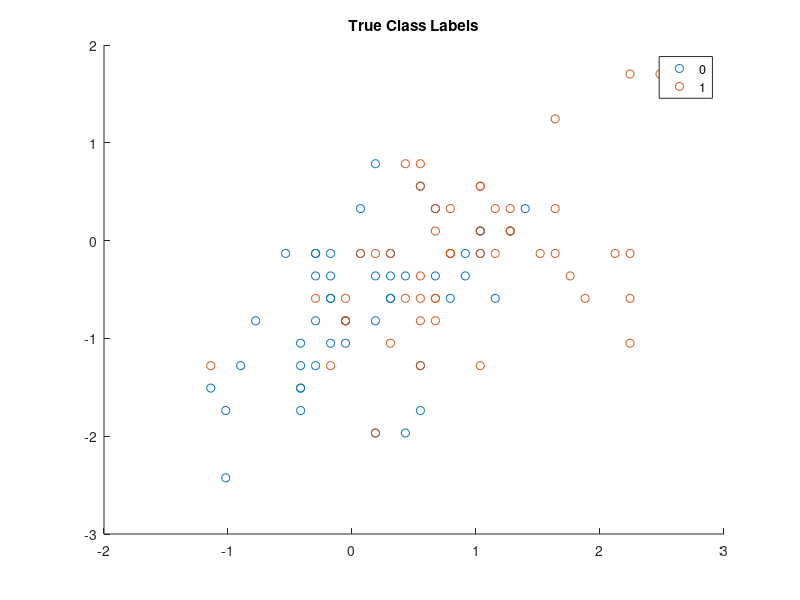

The MATLAB source for this figure: (Note: this script raises an error after producing the figure.)
%% Cell 1: Load some data.
load fisheriris; %Load classic flower dataset.
meas = zscore(meas);
X = meas(:,[1,2]); d = 2;
%X = meas; d = 4;
[sval,~,y]=unique(species);
idx=(y==2)|(y==3);
X = X(idx,:);
y = y(idx,:);
y(y==3)=1; y(y==2)=0;
Xtr = X(1:2:end,:);
Ytr = y(1:2:end); 
Xte = X(2:2:end,:);
Yte = y(2:2:end);

figure(4); clf; gscatter(X(:,1),X(:,2),y);  title('True Class Labels');

lx=-2.5:0.05:2.5;
[LX1,LX2]=meshgrid(lx,lx);                      %Generate a list of every single condition in order to plot the classification space.
LX=[LX1(:),LX2(:)];

%% Cell 2: Train Naive Bayes.
nb = NaiveBayes.fit(Xtr, Ytr, 'Distribution', 'normal');
pTrNB = nb.posterior(Xtr); predTr = pTrNB(:,2)>0.5; fprintf(1,'NB Train acc: %1.2f\n', sum(Ytr==predTr)/numel(Ytr));
pTeNB = nb.posterior(Xte); predTe = pTeNB(:,2)>0.5; fprintf(1,'NB Test  acc: %1.2f\n', sum(Yte==predTe)/numel(Yte));
util_nbVizMulti(lx,LX,nb,Xtr,Ytr,2,0.5);

%% Cell 2B: Train LR.
w0 = zeros(1,size(Xtr,2)+1);
options = optimset('GradObj','on');
f    = @(w) util_lrlik_reg_2c(Ytr, Xtr, w);
[w,fval,eflag,out] = fminunc(f, w0, options);
pTrLR = util_lrclass_2c(Xtr,w); predTr = pTrLR>0.5; fprintf(1,'LR Train acc: %1.2f\n', sum(Ytr==predTr)/numel(Ytr));
pTeLR = util_lrclass_2c(Xte,w); predTe = pTeLR>0.5; fprintf(1,'LR Test acc: %1.2f\n',  sum(Yte==predTe)/numel(Yte));
util_lrViz(lx,LX,w,Xtr,Ytr,2,0.5);             %Visualise the space by coloring the background.

%% Cell 3: Apply trained LR/Naive bayes with different thresholds.
thr = 0.3;      %Try different values here and observe results.
predTr = pTrLR>thr; fprintf(1,'LR Train acc: %1.2f\n', sum(Ytr==predTr)/numel(Ytr));
predTe = pTeLR>thr; fprintf(1,'LR Test acc: %1.2f\n',  sum(Yte==predTe)/numel(Yte));
cmat = confusionmat(Yte,double(predTe))
util_lrViz(lx,LX,w,Xtr,Ytr,2,thr);             %Visualise the space by coloring the background.

predTr = pTrNB(:,2)>thr; fprintf(1,'NB Train acc: %1.2f\n', sum(Ytr==predTr)/numel(Ytr));
predTe = pTeNB(:,2)>thr; fprintf(1,'NB Test  acc: %1.2f\n', sum(Yte==predTe)/numel(Yte));
cmat = confusionmat(Yte,double(predTe))
util_nbVizMulti(lx,LX,nb,Xtr,Ytr,2,thr);

%% Cell 4;
% This code computes the confusion matrix, and TPR/FPR for NB and LR/MaxEnt.
% Add a loop over threshold to try a whole bunch of thresholds, and plot fpr against tpr to generate an roc curve.
thr = 0.25;
predTr = pTrLR>thr; fprintf(1,'LR Train acc: %1.2f\n', sum(Ytr==predTr)/numel(Ytr));
predTe = pTeLR>thr; fprintf(1,'LR Test acc: %1.2f\n',  sum(Yte==predTe)/numel(Yte));
cmat = confusionmat(Yte,double(predTe))
tpr_lr=cmat(2,2)/sum(Yte==1);
fpr_lr=cmat(1,2)/sum(Yte==0);

predTr = pTrNB(:,2)>thr; fprintf(1,'NB Train acc: %1.2f\n', sum(Ytr==predTr)/numel(Ytr));
predTe = pTeNB(:,2)>thr; fprintf(1,'NB Test  acc: %1.2f\n', sum(Yte==predTe)/numel(Yte));
cmat = confusionmat(Yte,double(predTe))
tpr_nb=cmat(2,2)/sum(Yte==1);
fpr_nb=cmat(1,2)/sum(Yte==0);

